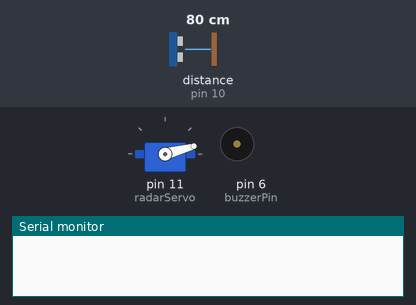
The sketch below on a simulated Arduino Uno, built with avr-gcc and run on an emulated ATmega328P. On the bench: servo, buzzer (waves = sounding, pin HIGH), the last lines printed to the serial monitor. Wiring (inferred from the names in the program): ultrasonic range finder: trigger pin 9; echo pin 10. The test bench sets the inputs (shaded band); at power-on: distance to the obstacle (sensor on pin 10) 80 cm. The echo pulse lasts 58.3 µs per cm; pins used as bus, display or sensor lines are not drawn.

Above: at 0.01 s.
1.3 s: distance to the obstacle (sensor on pin 10) set to 35 cm
4.3 s: distance to the obstacle (sensor on pin 10) set to 28 cm
At 4.46 s:
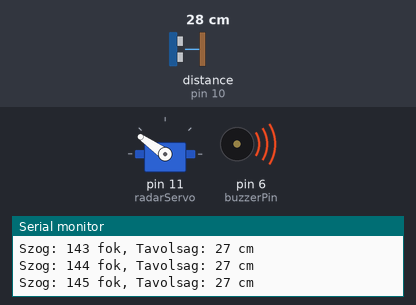
7.3 s: distance to the obstacle (sensor on pin 10) set to 60 cm
At 8.0 s:
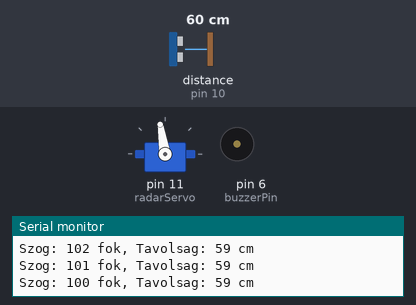
10.3 s: distance to the obstacle (sensor on pin 10) set to 4 cm
At 10.45 s:
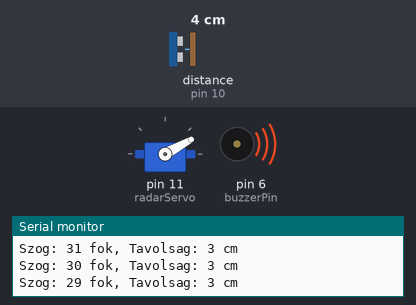
16.3 s: distance to the obstacle (sensor on pin 10) set to 33 cm
At 17.03 s:
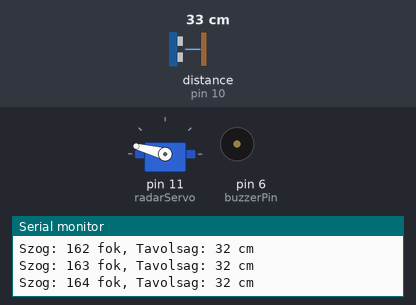
Timing chart, 0 to 20.3 s (numbered marks = the images above; inputs shaded):
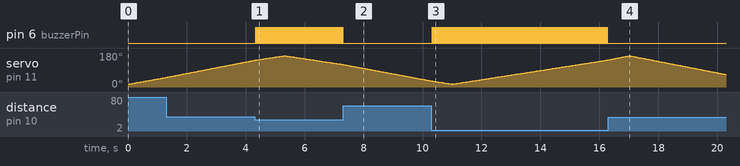

The sketch:

radar_code.ino
```cpp
#include <Servo.h>

// Pinek definiálása
const int trigPin = 9;
const int echoPin = 10;
const int buzzerPin = 6;

// Változók a távolságméréshez
long duration;
int distance;

Servo radarServo; // Szervó objektum létrehozása

void setup() {
  Serial.begin(9600);        // Soros kommunikáció indítása
  pinMode(trigPin, OUTPUT);  // Trig pin kimenet
  pinMode(echoPin, INPUT);   // Echo pin bemenet
  pinMode(buzzerPin, OUTPUT);// Buzzer pin kimenet

  radarServo.attach(11);     // Szervó a 11-es pinre kötve
}

void loop() {
  // 1. Forgás 15-től 165 fokig (oda)
  for(int i = 15; i <= 165; i++) {
    radarServo.write(i);
    delay(30);                   // Várunk, amíg a motor odafordul
    distance = measureDistance(); // Távolság mérése

    sendData(i, distance);       // Adatok küldése a Soros Monitorra
    checkObstacle(distance);     // Akadály ellenőrzése és riasztás
  }

  // 2. Forgás visszafelé 165-től 15 fokig (vissza)
  for(int i = 165; i > 15; i--) {
    radarServo.write(i);
    delay(30);
    distance = measureDistance();

    sendData(i, distance);
    checkObstacle(distance);
  }
}

// Függvény a távolság kiszámítására
int measureDistance() {
  // Alaphelyzetbe állítjuk a trig pint
  digitalWrite(trigPin, LOW);
  delayMicroseconds(2);

  // Kiváltunk egy 10 mikromásodperces ultrahang impulzust
  digitalWrite(trigPin, HIGH);
  delayMicroseconds(10);
  digitalWrite(trigPin, LOW);

  // Megmérjük, mennyi idő alatt ér vissza a hang (mikromásodpercben)
  duration = pulseIn(echoPin, HIGH);

  // Távolság kiszámítása cm-ben (hangsebesség = 0.034 cm/us)
  // Osztva kettővel, mert a hang oda-vissza utat tett meg
  int cm = duration * 0.034 / 2;
  return cm;
}

// Függvény az adatok kiírására (Soros Monitorra)
void sendData(int angle, int dist) {
  Serial.print("Szog: ");
  Serial.print(angle);
  Serial.print(" fok, Tavolsag: ");
  if (dist > 200 || dist <= 0) {
    Serial.println("Kivül esik a hatótávon");
  } else {
    Serial.print(dist);
    Serial.println(" cm");
  }
}

// Függvény a riasztáshoz, ha túl közel van valami
void checkObstacle(int dist) {
  if (dist > 0 && dist < 30) { // Ha 30 cm-en belül van valami
    digitalWrite(buzzerPin, HIGH); // Megszólal a csipogó
    delay(10);
    digitalWrite(buzzerPin, LOW);
  }
}
```

Measured:
- the behaviour switches between 31 and 30 cm on distance to the obstacle (sensor on pin 10) (found by bisection; images 0 and 1)
- after the input at 4.3 s, pin 6 (buzzerPin): alternates HIGH for 0.01 s and LOW for 0.03 s, starting at once
- after the input at 7.3 s, pin 6 (buzzerPin): stops changing and stays LOW
- after the input at 10.3 s, pin 6 (buzzerPin): alternates HIGH for 0.01 s and LOW for 0.03 s, starting at once
- after the input at 16.3 s, pin 6 (buzzerPin): stops changing and stays LOW
